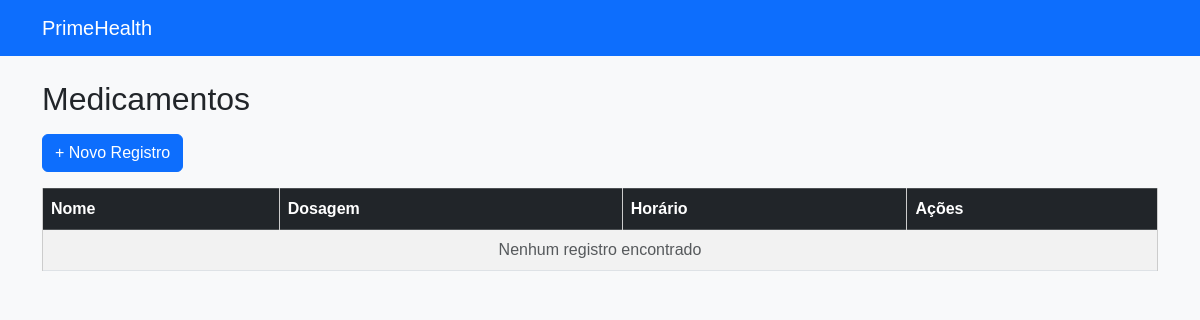
Before: /medicamentos/ (signed in) with the older database file.
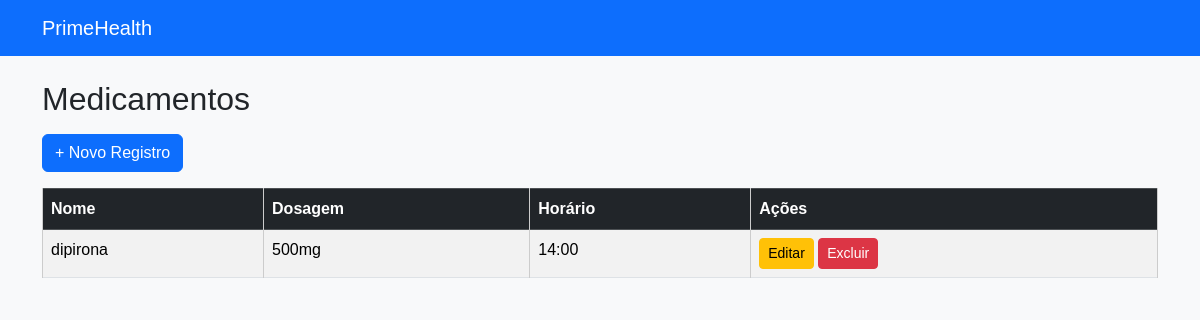
After: the same page with the newer database file.
### medicamentos/models.py (models this page shows, shortened)
class Medicamento(models.Model):
    usuario = models.ForeignKey(
        User,
        on_delete=models.CASCADE,
        related_name='medicamentos'
    )
    nome = models.CharField(
        max_length=100,
        verbose_name='Nome'
    )
    dosagem = models.CharField(
        max_length=50,
        verbose_name='Dosagem'
    )
    horario = models.TimeField(
        verbose_name='Horário'
    )

### medicamentos/views.py (the view)
# urls.py: path('', listar_medicamentos, name='listar_medicamentos'),
@login_required
def listar_medicamentos(request):
    medicamentos = Medicamento.objects.filter(usuario=request.user)
    itens = [{
        'campos': [m.nome, m.dosagem, m.horario],
        'url_editar': f'/medicamentos/editar/{m.id}/',
        'url_excluir': f'/medicamentos/excluir/{m.id}/'
    } for m in medicamentos]
    return render(request, 'listar_padrao.html', {
        'titulo': 'Medicamentos',
        'cabecalhos': ['Nome', 'Dosagem', 'Horário'],
        'itens': itens,
        'url_novo': '/medicamentos/novo/'
    })

### templates/listar_padrao.html
{% extends 'base.html' %}
{% block conteudo %}
<h2 class="mb-3">{{ titulo }}</h2>
<a href="{{ url_novo }}" class="btn btn-primary mb-3">
    + Novo Registro
</a>
<table class="table table-striped table-bordered">
    <thead class="table-dark">
        <tr>
            {% for cabecalho in cabecalhos %}
                <th>{{ cabecalho }}</th>
            {% endfor %}
            <th>Ações</th>
        </tr>
    </thead>
    <tbody>
        {% for item in itens %}
        <tr>
            {% for campo in item.campos %}
                <td>{{ campo }}</td>
            {% endfor %}
            <td>
                <a href="{{ item.url_editar }}" class="btn btn-warning btn-sm">Editar</a>
                <a href="{{ item.url_excluir }}" class="btn btn-danger btn-sm">Excluir</a>
            </td>
        </tr>
        {% empty %}
        <tr>
            <td colspan="99" class="text-center text-muted">
                Nenhum registro encontrado
            </td>
        </tr>
        {% endfor %}
    </tbody>
</table>
{% endblock %}

Changed rows visible on the page:
added Medicamento: campos "dipirona" "500mg" "14:00"
Other visible differences:
new list line: "Editar Excluir"
text no longer shown: "Nenhum registro encontrado"
